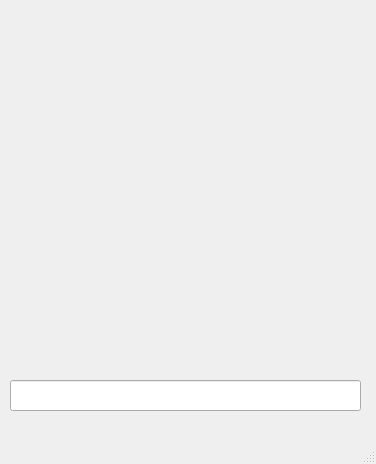
<?xml version="1.0" encoding="UTF-8"?>
<ui version="4.0">
 <class>W_Canasta</class>
 <widget class="QMainWindow" name="W_Canasta">
  <property name="geometry">
   <rect>
    <x>0</x>
    <y>0</y>
    <width>376</width>
    <height>464</height>
   </rect>
  </property>
  <property name="windowTitle">
   <string>MainWindow</string>
  </property>
  <widget class="QWidget" name="centralwidget">
   <widget class="QLineEdit" name="lineEdit">
    <property name="geometry">
     <rect>
      <x>10</x>
      <y>380</y>
      <width>351</width>
      <height>31</height>
     </rect>
    </property>
   </widget>
  </widget>
  <widget class="QMenuBar" name="menubar">
   <property name="geometry">
    <rect>
     <x>0</x>
     <y>0</y>
     <width>376</width>
     <height>21</height>
    </rect>
   </property>
  </widget>
  <widget class="QStatusBar" name="statusbar"/>
 </widget>
 <resources/>
 <connections/>
</ui>
